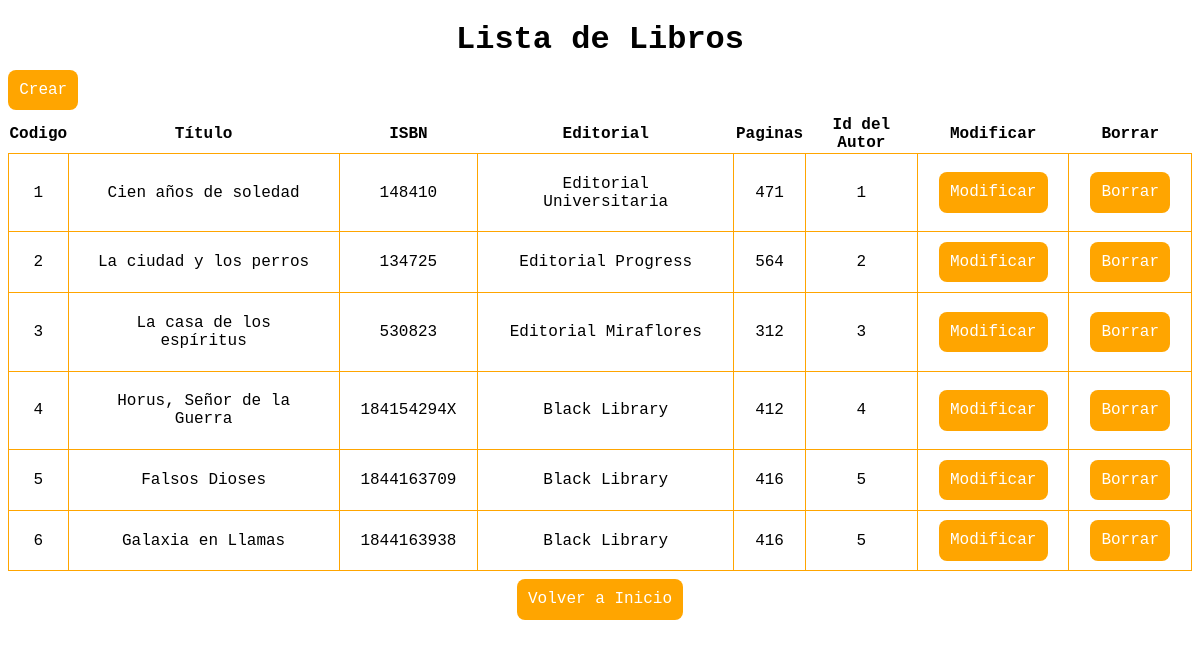
The page /vista/Libro/listar.php on the database its author committed.
### tables this page shows
create table LIBRO (
    id INT AUTO_INCREMENT PRIMARY KEY,
    titulo VARCHAR(100),
	isbn   VARCHAR(15),
	editorial  VARCHAR(50),
	paginas		int,
    idAutor INT,
    FOREIGN KEY (idAutor) REFERENCES AUTOR(id)
);

### vista/Libro/listar.php (the view, shortened to what this page needs)
<?php
$hostDB = '127.0.0.1';
$nombreDB = 'BdBiblioteca';
$usuarioDB = 'root';
$contrasenaDB = '';
$hostPDO = "mysql:host=$hostDB;dbname=$nombreDB;";
$miPDO = new PDO($hostPDO, $usuarioDB, $contrasenaDB);
$miConsulta = $miPDO->prepare('Select * From LIBRO;');
$miConsulta->execute();
?>
<!DOCTYPE html>
<html lang="es">
<head>
</head>
<body>
    <h1>Lista de Libros</h1>
    <p><a class="button" href="nuevo.php">Crear</a></p>
    <table>
        <tr>
            <th>Codigo</th>
            <th>Título</th>
            <th>ISBN</th>
            <th>Editorial</th>
            <th>Paginas</th>
            <th>Id del Autor</th>
            <th>Modificar</th>
            <th>Borrar</th>
        </tr>
        <?php foreach ($miConsulta as $clave => $valor): ?>
            <tr>
                <td><?= $valor['id']; ?></td>
                <td><?= $valor['titulo']; ?></td>
                <td><?= $valor['isbn']; ?></td>
                <td><?= $valor['editorial']; ?></td>
                <td><?= $valor['paginas']; ?></td>
                <td><?= $valor['idAutor']; ?></td>
                <td><a class="button" href="modificar.php?id=<?= $valor['id'] ?>">Modificar</a></td>
                <td><a class="button" href="borrar.php?id=<?= $valor['id'] ?>">Borrar</a></td>
            </tr>
        <?php endforeach; ?>
    </table>
    <footer>
        <br><a href="http://localhost/guia13-Ejercicio1/index.php" class="button">Volver a Inicio</a>
    </footer>
</body>
</html>

### vista/Libro/listar.php (style rules this page uses)
body h1, th { font-weight: bolder; text-align: center; font-family: 'Courier New'; }
table { border-collapse: collapse; width: 100%; font-family: 'Courier New'; }
table td { border: 1px solid orange; text-align: center; padding: 1.3rem; }
.button { border-radius: .5rem; color: white; background-color: orange; padding: .7rem; text-decoration: none; font-family: 'Courier New'; }
footer { text-align: center; }

### rows shown on the page
libro: id "1", titulo "Cien años de soledad", isbn "148410", editorial "Editorial Universitaria", paginas "471", idAutor "1"
libro: id "2", titulo "La ciudad y los perros", isbn "134725", editorial "Editorial Progress", paginas "564", idAutor "2"
libro: id "3", titulo "La casa de los espíritus", isbn "530823", editorial "Editorial Miraflores", paginas "312", idAutor "3"
libro: id "4", titulo "Horus, Señor de la Guerra", isbn "184154294X", editorial "Black Library", paginas "412", idAutor "4"
libro: id "5", titulo "Falsos Dioses", isbn "1844163709", editorial "Black Library", paginas "416", idAutor "5"
libro: id "6", titulo "Galaxia en Llamas", isbn "1844163938", editorial "Black Library", paginas "416", idAutor "5"
